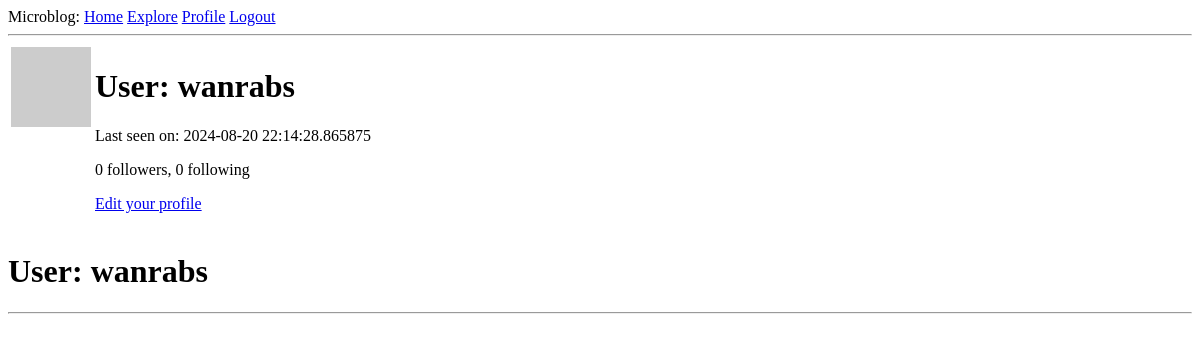
Page /user/wanrabs (signed in) on the earlier database version.
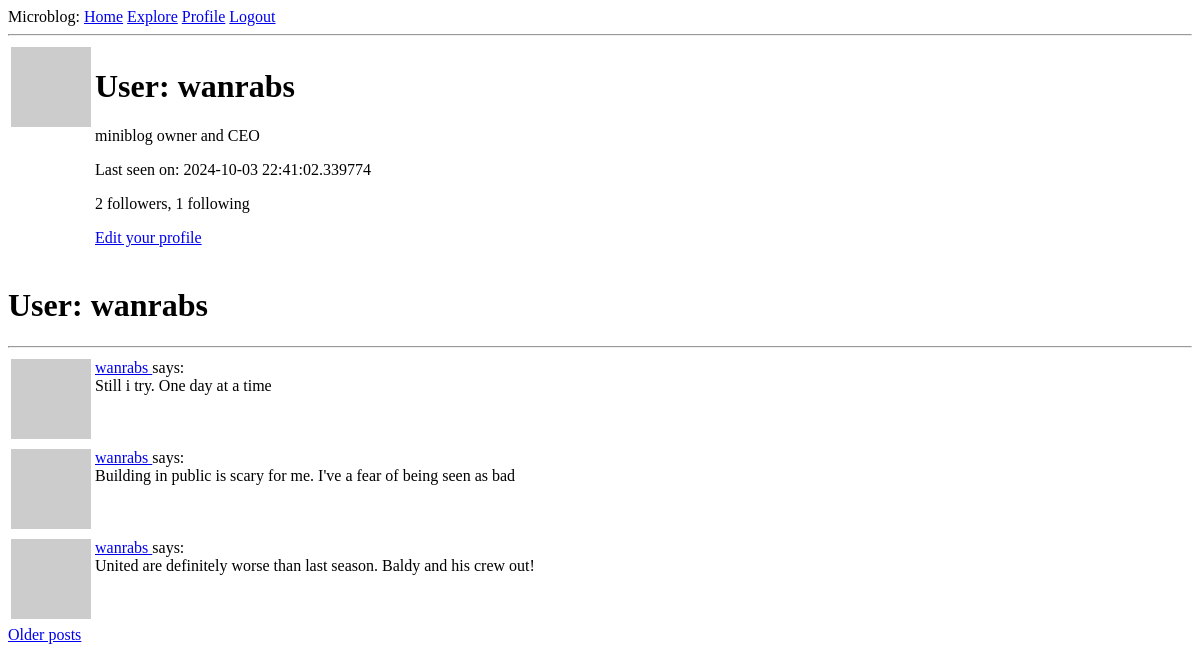
Same page on the later database version.
### app/models.py (models this page shows, shortened)
class User(UserMixin, db.Model):
    id: so.Mapped[int] = so.mapped_column(primary_key=True)
    username: so.Mapped[str] = so.mapped_column(sa.String(64), index=True, unique=True)
    email: so.Mapped[str] = so.mapped_column(sa.String(120), index=True, unique=True)
    password_hash: so.Mapped[Optional[str]] = so.mapped_column(sa.String(256))
    about_me: so.Mapped[Optional[str]] = so.mapped_column(sa.String(140))
    last_seen: so.Mapped[Optional[datetime]] = so.mapped_column(default=lambda: datetime.now(timezone.utc))
    posts: so.WriteOnlyMapped['Post'] = so.relationship(back_populates='author')
    following: so.WriteOnlyMapped['User'] = so.relationship(
        secondary=followers, primaryjoin=(followers.c.follower_id == id),
        secondaryjoin=(followers.c.followed_id == id),
        back_populates='followers')
    followers: so.WriteOnlyMapped['User'] = so.relationship(
        secondary=followers, primaryjoin=(followers.c.followed_id == id),
        secondaryjoin=(followers.c.follower_id == id),
        back_populates='following'
    )
    def avatar(self, size):
        digest = md5(self.email.lower().encode('utf-8')).hexdigest()
        return f'https://www.gravatar.com/avatar/{digest}?d=identicon&s={size}'
    def followers_count(self):
        query = sa.select(sa.func.count()).select_from(
            self.followers.select().subquery())
        return db.session.scalar(query)
    def following_count(self):
        query = sa.select(sa.func.count()).select_from(
            self.following.select().subquery())
        return db.session.scalar(query)

class Post(db.Model):
    id: so.Mapped[int] = so.mapped_column(primary_key=True)
    body: so.Mapped[str] = so.mapped_column(sa.String(140))
    timestamp: so.Mapped[datetime] = so.mapped_column(index=True, default=lambda: datetime.now(timezone.utc))
    user_id: so.Mapped[int] = so.mapped_column(sa.ForeignKey(User.id), index=True)
    author: so.Mapped[User] = so.relationship(back_populates='posts')

### app/routes.py (the view)
@app.route('/user/<username>')
@login_required
def user(username):
    user = db.first_or_404(sa.select(User).where(User.username == username))
    page = request.args.get('page', 1, type=int)
    query = user.posts.select().order_by(Post.timestamp.desc())
    posts = db.paginate(query, page=page, per_page=app.config['POSTS_PER_PAGE'], error_out=False)
    next_url = url_for('user', username=user.username, page=posts.next_num) \
        if posts.has_next else None
    prev_url = url_for('user', username=user.username, page=posts.prev_num) \
        if posts.has_prev else None
    form = EmptyForm()
    return render_template('user.html', user=user, posts=posts.items, next_url=next_url, prev_url=prev_url, form=form)

### app/models.py (called while the page is built)
@login.user_loader
def loadUser(id):
    return db.session.get(User, int(id))

### app/routes.py (called while the page is built)
@app.before_request
def before_request():
    if current_user.is_authenticated:
        current_user.last_seen = datetime.now(timezone.utc)
        db.session.commit()

### app/templates/user.html (shortened to what this page needs)
{% extends "base.html" %}
{% block content %}
    <table>
        <tr valign="top">
            <td><img src="{{user.avatar(64)}}"></td>
            <td>
                <h1>User: {{user.username}}</user></h1>
                {% if user.about_me %}<p>{{user.about_me}}</p>{% endif %}
                {% if user.last_seen %}<p>Last seen on: {{user.last_seen}}</p>{% endif %}
                <p>{{ user.followers_count() }} followers, {{ user.following_count() }} following</p>
                {% if user == current_user %}
                <p><a href="{{url_for('edit_profile')}}">Edit your profile</a></p>
                {% endif %}
            </td>
        </tr>
    </table>
    <h1>User: {{user.username}}</h1>
    <hr>
    {% for post in posts %}
        {% include '_post.html' %}
    {% endfor %}
    {% if next_url %}
    <a href="{{ next_url }}">Older posts</a>
    {% endif %}
{% endblock %}

### app/templates/base.html (shortened to what this page needs)
<!DOCTYPE html>
<html>
    <head>
    </head>
    <body>
        <div>
            Microblog:
            <a href="{{ url_for('index') }}">Home</a>
            <a href="{{ url_for('explore') }}">Explore</a>
            {% if current_user.is_anonymous %}
            <a href="{{ url_for('login') }}">Login</a>
            {% else %}
            <a href="{{ url_for('user', username=current_user.username) }}">Profile</a>
            <a href="{{ url_for('logout') }}">Logout</a>
            {% endif %}
        </div>
        <hr>
        {% block content %}{% endblock %}
    </body>
</html>

### app/templates/_post.html
<table>
    <tr valign ="top">
        <td><img src="{{post.author.avatar(24)}}"></td>
        <td>
            <a href="{{ url_for('user', username=post.author.username) }}">
                {{ post.author.username }}
            </a>
            says:<br>{{ post.body }}
        </td>
    </tr>
</table>

Differences in the rows shown:
changed User "wanrabs": about_me (not shown) → "miniblog owner and CEO"; last_seen "2024-08-20 22:14:28.865875" → "2024-10-03 22:41:02.339774"
added Post: author.username "wanrabs", body "Still i try. One day at a time"
added Post: author.username "wanrabs", body "Building in public is scary for me. I've a fear of being seen as bad"
added Post: author.username "wanrabs", body "United are definitely worse than last season. Baldy and his crew out!"
Other differences:
{{ user.followers_count() }}: "0" → "2"
{{ user.following_count() }}: "0" → "1"
text now shown: "Older posts"
